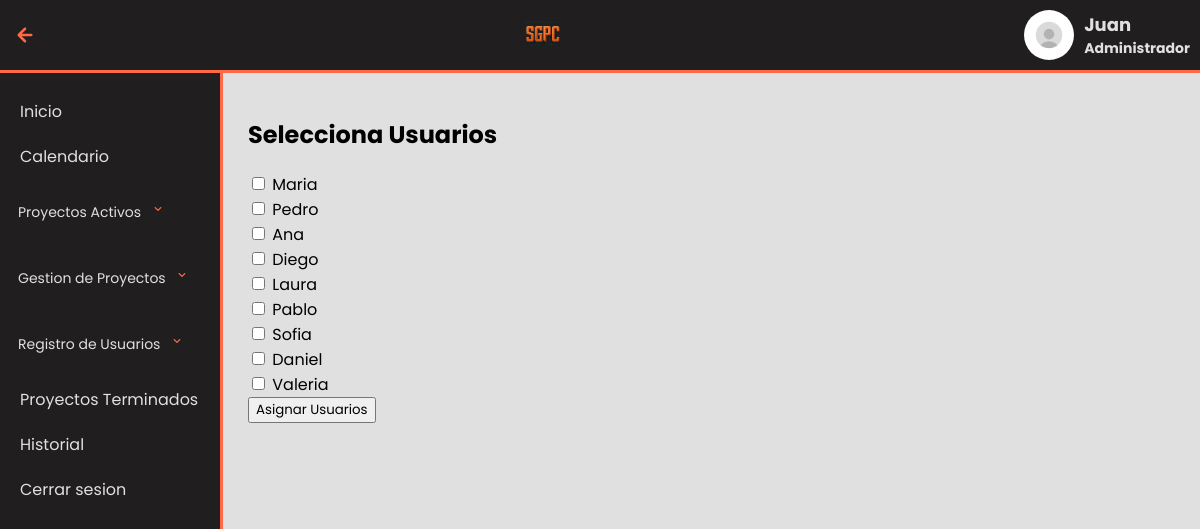
The app's page /MenuAdmin/modis/seleccionarUsuario.php?idProyecto=1 (signed in) with its own data.
### tables this page shows
CREATE TABLE Usuario (
    idUsuario INT AUTO_INCREMENT PRIMARY KEY,
    nombre VARCHAR(30) NOT NULL,
    apellidoPat VARCHAR(50) NOT NULL,
    apellidoMat VARCHAR(50) NOT NULL,
    numTel CHAR(15) NOT NULL,
    email VARCHAR(256) NOT NULL,
    contrasena VARCHAR(30) NOT NULL,
    idTipoUsuario INT NOT NULL,
    FOREIGN KEY (idTipoUsuario) REFERENCES TipoUsuario(idTu)
);

### conexion.php (called while the page is built, shortened)
<?php
class conexion
{
    private $HOST = "localhost";
    private $USER = "root";
    private $PASS = "";
    private $DB = "sgpc";
    private $CON;
    public function connect()
    {
        $this->CON = mysqli_connect($this->HOST, $this->USER, $this->PASS, $this->DB);
        if (mysqli_connect_errno()) {
            echo "Error de conexión: " . mysqli_connect_error();
            return false;
        } else {
            return true;
        }
    }
    public function exeqSelect($query)
    {
        try {
            $this->DATASET = mysqli_query($this->CON, $query);
            if ($this->DATASET) {
                return $this->DATASET;
            } else {
                throw new Exception("Error en la consulta: " . mysqli_error($this->CON));
            }
        } catch (Exception $e) {
            echo "Excepción: " . $e->getMessage();
            return 0;
        }
    }
}

### MenuAdmin/modis/seleccionarUsuario.php (the view, shortened to what this page needs)
<?php
$current_page = basename($_SERVER['PHP_SELF']);
?>
<html>
<head>
    <link rel="stylesheet" href="../../css/proyectos.css" />
</head>
<body>
    <header class="header">
        <?php if (isset($_SESSION['admin_name']) && $current_page !== 'index.php') : ?>
            <div class="back-link">
                <a href="javascript:history.go(-1);">
                    <img src="../plantillas/left-arrow.svg" alt="Flecha de regreso">
                </a>
            </div>
        <?php endif; ?>
        <div class="logo">
            <img src="../../img/Logo1.png" alt="Logo de la empresa">
        </div>
        <div class="user-info">
            <img src="../../img/account-icon-user-icon-vector-graphics_292645-552.avif" alt="Nombre del usuario">
            <h3><?php echo $_SESSION['admin_name']; ?>
                <p>Administrador</p>
            </h3>
        </div>
    </header>
    <aside class="menu">
        <ul>
            <li <?php if ($current_page == 'index.php') echo 'class="current-page"'; ?>><a href="../index.php">Inicio</a>
            </li>
            <li><a href="Calendario/Calendario.php">Calendario</a></li>
            <li class="active-tasks">
                <span class="menu-item">
                    Proyectos Activos
                    <img src="../plantillas/down-arrow.svg" alt="Flecha hacia abajo" alt="Flecha hacia abajo">
                </span>
            </li>
            <li class="active-tasks">
                <span class="menu-item">
                    Gestion de Proyectos
                    <img src="../plantillas/down-arrow.svg" alt="Flecha hacia abajo">
                </span>
            </li>
            <li class="active-tasks">
                <span class="menu-item">
                    Registro de Usuarios
                    <img src="../plantillas/down-arrow.svg" alt="Flecha hacia abajo">
                </span>
            </li>
            <li><a href="../proyectosTerminados.php">Proyectos Terminados</a></li>
            <li><a href="Historial/index.html">Historial</a></li>
            <li><a href="../../InicioSesion/logout.php">Cerrar sesion</a></li>
        </ul>
    </aside>
    <main>
        <?php include("../../conexion.php");
        $conexion = new conexion();
        if ($conexion->connect()) {
            if ($_SERVER["REQUEST_METHOD"] == "GET" && isset($_GET['idProyecto'])) {
                $idProyecto = $_GET['idProyecto'];
                $queryUsuarios = "SELECT * FROM Usuario WHERE idUsuario NOT IN
            (SELECT idUsuario FROM UsuarioProyecto WHERE idProyecto = '$idProyecto')";
                $resultUsuarios = $conexion->exeqSelect($queryUsuarios);
                if ($resultUsuarios->num_rows > 0) {
                    echo "<h2>Selecciona Usuarios</h2>";
                    echo "<form method='post' action='asignarUsuario.php' onsubmit='return validarFormulario()'>";
                    while ($rowUsuario = mysqli_fetch_array($resultUsuarios)) {
                        $idUsuario = $rowUsuario['idUsuario'];
                        $nombreUsuario = $rowUsuario['nombre'];
                        echo "<label><input type='checkbox' name='usuarios[]' value='$idUsuario'> $nombreUsuario</label><br>";
                    }
                    echo "<input type='submit' value='Asignar Usuarios'>";
                    echo "</form>";
                } else {
                    echo "<p>No hay usuarios disponibles para asignar.</p>";
                }
            } else {
                echo "<p>Parámetros incorrectos.</p>";
            }
        } else {
            echo "<p>Error en la conexión a la base de datos.</p>";
        }
        ?>
    </main>
</body>
</html>

### css/proyectos.css (style rules this page uses)
* { font-family: "Poppins"; }
body { background-color: #e0e0e1; margin-top: 77px; }
.header { display: flex; justify-content: space-between; align-items: center; background: rgb(32, 30, 31); padding: 10px; position: fixed; top: 0; left: 0; right: 0; z-index: 1000; border-bottom: 3px solid #ff6947; }
.header .user-info { display: flex; align-items: center; color: #e0e0e1; }
.user-info img { width: 50px; height: 50px; border-radius: 50%; margin-right: 10px; }
.user-info h3 { font-size: 18px; margin: 0; }
.user-info p { font-size: 14px; margin: 0; }
.logo img { width: 50px; height: 50px; }
.menu { margin-top: 73.1px; background: rgb(32, 30, 31); color: #e0e0e1; width: 200px; padding: 0 10px; position: fixed; top: 0; left: 0px; height: 100%; overflow-y: auto; transition: left 0.3s; z-index: 900; display: flex; flex-direction: column; border-right: 3px solid #ff6947; }
.menu-item { line-height: 50px; padding-left: 10px; }
.menu ul { list-style: none; padding: 0; width: 100%; }
.menu ul li { margin-bottom: 0px; }
.menu ul li a { color: #e0e0e1; text-decoration: none; font-size: 16px; display: block; padding: 10px; margin: 0px; position: relative; }
main { margin-left: 220px; padding: 20px; }
.active-tasks { display: flex; flex-direction: column; position: relative; }
.active-tasks .menu-item { cursor: pointer; padding: 8px; border-radius: 4px; background-color: rgb(32, 30, 31); color: #e0e0e1; font-size: 14px; }
.menu-item img { width: 16px; height: 16px; margin-left: 5px; }
.back-link { margin-right: 20px; cursor: pointer; }
.back-link img { width: 30px; height: 30px; }

### records on screen
usuario: nombre "Maria"
usuario: nombre "Pedro"
usuario: nombre "Ana"
usuario: nombre "Diego"
usuario: nombre "Laura"
usuario: nombre "Pablo"
usuario: nombre "Sofia"
usuario: nombre "Daniel"
usuario: nombre "Valeria"

### other values on screen
$_SESSION['admin_name'] "Juan"
